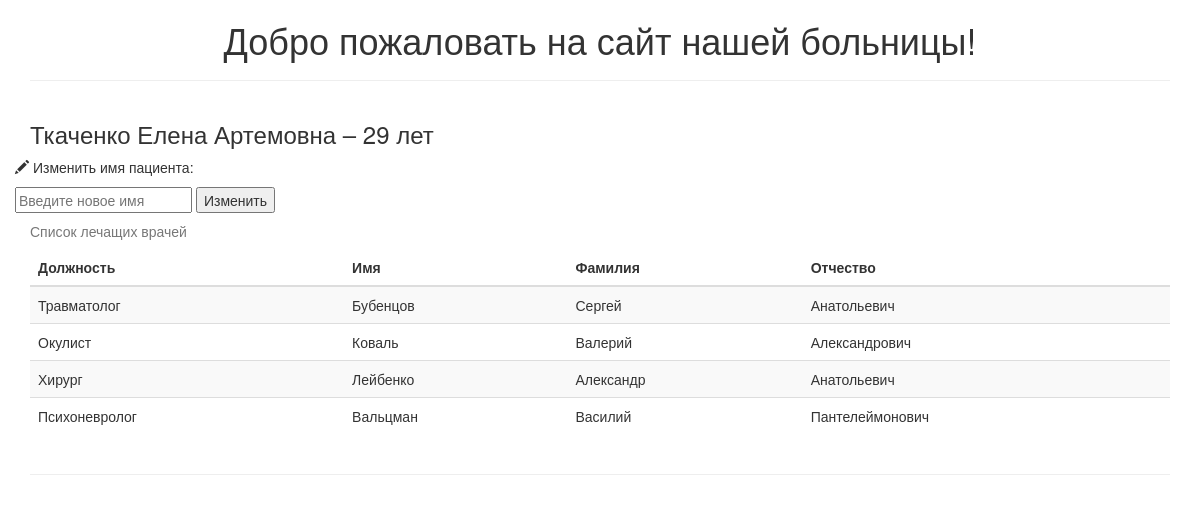
/patient/5, run on the app's committed database.
### tables this page shows
CREATE TABLE IF NOT EXISTS `patients` (
  `id` int(255) NOT NULL,
  `first_name` varchar(50) NOT NULL,
  `last_name` varchar(50) NOT NULL,
  `patronymic` varchar(50) NOT NULL,
  `birthday` date NOT NULL
);

CREATE TABLE IF NOT EXISTS `doctors_patients` (
  `id` int(255) NOT NULL,
  `doctor_id` int(255) NOT NULL,
  `patient_id` int(255) NOT NULL
);

CREATE TABLE IF NOT EXISTS `doctors` (
  `id` int(255) NOT NULL,
  `doc_position` varchar(50) NOT NULL,
  `first_name` varchar(50) NOT NULL,
  `last_name` varchar(50) NOT NULL,
  `patronymic` varchar(50) NOT NULL
);

### config/routes.php (called while the page is built)
<?php
	return array(
		 'doctor/([0-9]+)'         => 'doctor/view/$1',
		 'doctor/update/([0-9]+)'  => 'doctor/update/$1',
		 'patient/([0-9]+)'        => 'patient/view/$1',
		 'patient/update/([0-9]+)' => 'patient/update/$1',
		 ''                        => 'index/view',
	);

### index.php (called while the page is built, shortened)
<?php
	require_once(ROOT . '/components/router.php');
	$router = new Router();
	$router->run();

### models/patients.php (called while the page is built, shortened)
<?php
	class Patients
	{
		public static function getDoctors($id)
		{
			$id = intval($id);
			if ($id) {
				$db = Db::getConnection();
				$sql = '
					SELECT id, first_name, last_name, patronymic
					FROM patients
					WHERE patients.id =' . $id;
				$result = $db->query($sql);
				$result->setFetchMode(PDO::FETCH_ASSOC);
				$patientItem = $result->fetch();
				$sql = '
					SELECT  birthday,
					(
						(YEAR(CURRENT_DATE) - YEAR(birthday)) -
                  (DATE_FORMAT(CURRENT_DATE, \'%m%d\') < DATE_FORMAT(birthday, \'%m%d\'))
                ) AS age
					FROM patients
					WHERE patients.id=' . $id;
				$result = $db->query($sql);
				$result->setFetchMode(PDO::FETCH_ASSOC);
				$patientItemAge = $result->fetch();
				$sql = '
					SELECT *
					FROM doctors
					LEFT JOIN doctors_patients
					ON doctors.id = doctors_patients.doctor_id
					WHERE doctors_patients.patient_id=' . $id;
				$result = $db->query($sql);
				$result->setFetchMode(PDO::FETCH_ASSOC);
				$i = 0;
				while ($row = $result->fetch()) {
					$doctorsList[$i]['id'] = $row['id'];
					$doctorsList[$i]['doc_position'] = $row['doc_position'];
					$doctorsList[$i]['last_name'] = $row['last_name'];
					$doctorsList[$i]['first_name'] = $row['first_name'];
					$doctorsList[$i]['patronymic'] = $row['patronymic'];
					$i++;
				}
			}
			return array($patientItem, $doctorsList, $patientItemAge);
		}
	}

### views/patient.php (the view, shortened to what this page needs)
<!DOCTYPE html>
<head>
	<link rel="stylesheet" type="text/css" href="/template/css/bootstrap.min.css">
</head>
<body>
<?php include_once ROOT . '/views/header.php' ?>
<section class="content">
	<div class="container">
		<div class="row">
			<div class="col-md-12"><h3>
					<?= $patientsData[0]['last_name'] ?> <?= $patientsData[0]['first_name'] ?> <?= $patientsData[0]['patronymic'] ?>
					&#150;
					<?= $patientsData[2]['age'] ?> лет</h3>
			</div>
			<div>
				<form method="post" action="/patient/update/<?= $patientsData[0]['id'] ?>">
					<p>
						<span class="glyphicon glyphicon-pencil" aria-hidden="true"></span>
						Изменить имя пациента:
					</p>
					<input type="text" placeholder="Введите новое имя" name="name" id="name">
					<input type="submit" id="submit" name="submit" value="Изменить">
				</form>
			</div>
		</div>
		<div class="row">
			<div class="col-md-12">
				<table class="table table-striped table-hover">
					<caption>Список лечащих врачей</caption>
					<thead>
					<tr>
						<th>Должность</th>
						<th>Имя</th>
						<th>Фамилия</th>
						<th>Отчество</th>
					</tr>
					</thead>
					<tbody>
					<?php foreach ($patientsData[1] as $patientItem) : ?>
						<tr>
							<td><?php echo $patientItem['doc_position']; ?></td>
							<td><?php echo $patientItem['last_name']; ?></td>
							<td><?php echo $patientItem['first_name']; ?></td>
							<td><?php echo $patientItem['patronymic']; ?></td>
						</tr>
					<?php endforeach; ?>
					</tbody>
				</table>
			</div>
		</div>
		<hr>
	</div>
</section>
</body>
</html>

### components/router.php (shortened to what this page needs)
<?php
	class Router
	{
		private $routes = [];
		public function __construct()
		{
			$routesPath = ROOT . '/config/routes.php';
			$this->routes = include($routesPath);
		}
		private function getURI()
		{
			if (!empty($_SERVER["REQUEST_URI"])) {
				return trim($_SERVER["REQUEST_URI"], "/");
			}
		}
		public function run()
		{
			$uri = $this->getURI();
			foreach ($this->routes as $uriPattern => $path) {
				if (preg_match("~$uriPattern~", $uri)) {
					$internationalRoute = preg_replace("~$uriPattern~", $path, $uri);
					$segments = explode("/", $internationalRoute);
					$controllerName = array_shift($segments) . 'Controller';
					$actionName = "action" . ucfirst(array_shift($segments));
					$parameters = $segments;
					$controllerObject = new $controllerName;
					$result = call_user_func_array(array($controllerObject, $actionName), $parameters);
					if ($result != NULL) {
						break;
					} else echo '404';
				}
			}
		}
	}

### views/header.php
<header>
	<div class="container">
		<div class="row">
			<div class="col-md-12">
				<h1 class="text-center">Добро пожаловать на сайт нашей больницы!</h1>
				<hr>
			</div>
		</div>
	</div>
</header>

### data on the page
patients: last_name "Ткаченко", first_name "Елена", patronymic "Артемовна", age "29"
doctors_patients: doctor.doc_position "Травматолог", doctor.last_name "Бубенцов", doctor.first_name "Сергей", doctor.patronymic "Анатольевич"
doctors_patients: doctor.doc_position "Окулист", doctor.last_name "Коваль", doctor.first_name "Валерий", doctor.patronymic "Александрович"
doctors_patients: doctor.doc_position "Хирург", doctor.last_name "Лейбенко", doctor.first_name "Александр", doctor.patronymic "Анатольевич"
doctors_patients: doctor.doc_position "Психоневролог", doctor.last_name "Вальцман", doctor.first_name "Василий", doctor.patronymic "Пантелеймонович"
